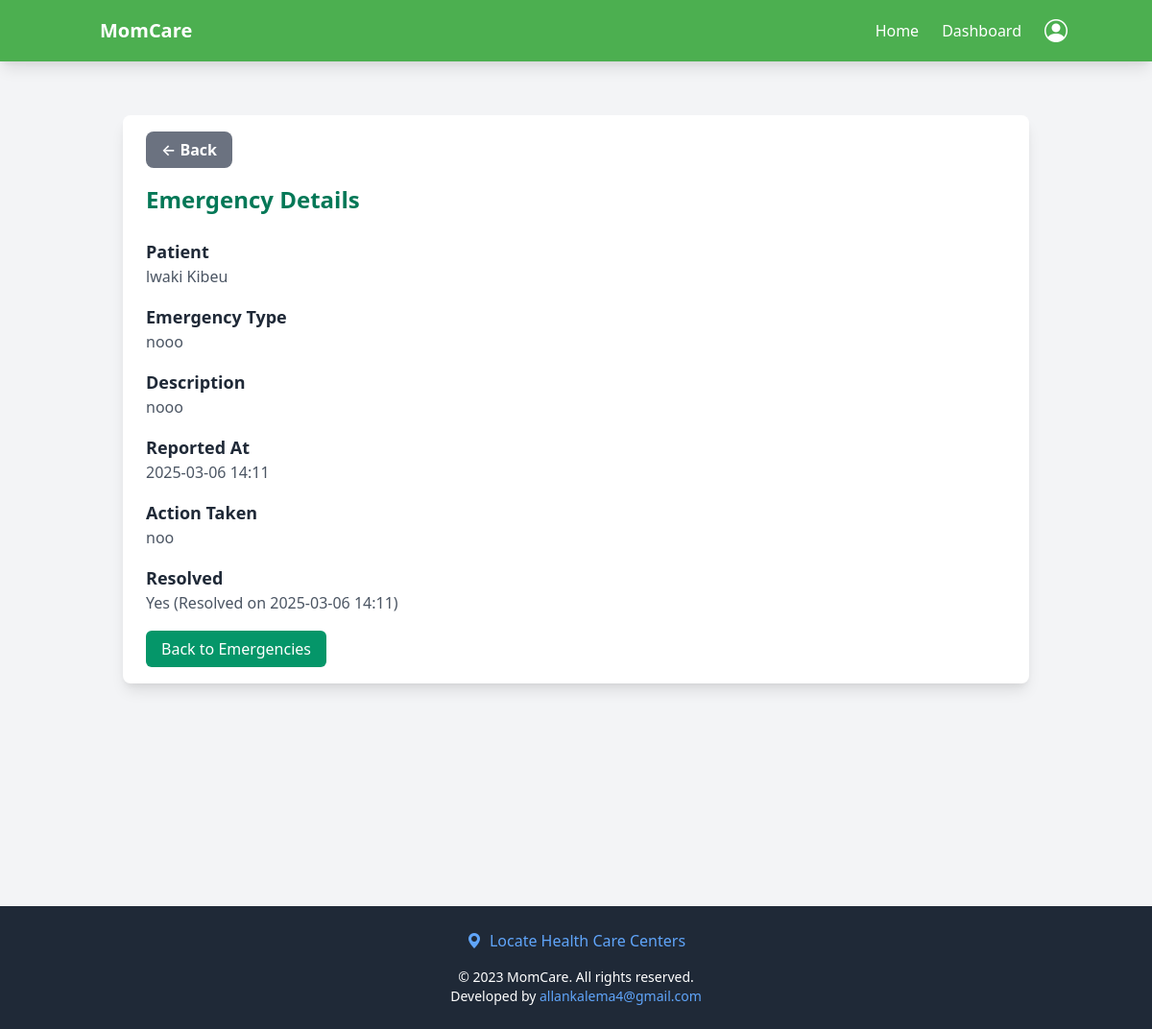
Screenshot of /antenental/emergencies/1/ (signed in) with the database file from the repository.
### antenental/models.py (models this page shows, shortened)
class Emergency(models.Model):
    antenatal_card = models.ForeignKey(
        AntenatalCard, on_delete=models.CASCADE, related_name='emergencies'
    )  # Links to the patient’s antenatal card
    reported_by = models.ForeignKey(
        User, on_delete=models.SET_NULL, null=True, related_name='reported_emergencies'
    )
    emergency_type = models.TextField(null=True, blank=True)  # Open text field for emergency type
    description = models.TextField(null=True, blank=True)  # Additional details about the emergency
    reported_at = models.DateTimeField(default=now)  # Time the emergency was reported
    action_taken = models.TextField(null=True, blank=True)  # What was done in response to the emergency
    resolved = models.BooleanField(default=False)  # Whether the emergency has been resolved
    resolved_at = models.DateTimeField(null=True, blank=True)  # When the emergency was resolved
    created_at = models.DateTimeField(auto_now_add=True)
    updated_at = models.DateTimeField(auto_now=True)

class AntenatalCard(models.Model):
    user = models.ForeignKey(User, on_delete=models.CASCADE, related_name='antenatal_patients')  # Links to the registered patient
    Doctor = models.ForeignKey(User, on_delete=models.CASCADE, related_name='antenatal_doctors', default=1)  # Links to the assigned doctor
    health_unit = models.CharField(max_length=255, blank=True, null=True )  # Health facility name
    reg_no = models.CharField(max_length=100, blank=True, null=True, unique=True)  # Unique registration number
    name = models.CharField(max_length=255)  # Patient's full name
    nin = models.CharField(max_length=20, null=True, blank=True)  # National ID Number
    phone_no = models.CharField(max_length=15, null=True)
    age = models.IntegerField(blank=True, null=True)
    village = models.CharField(max_length=255)
    parish = models.CharField(max_length=255)
    sub_county = models.CharField(max_length=255)
    district = models.CharField(max_length=255)
    occupation = models.CharField(max_length=255)
    religion = models.CharField(max_length=100, null=True, blank=True)
    education_level = models.CharField(max_length=100, null=True, blank=True)
    tribe = models.CharField(max_length=100, null=True, blank=True)
    marital_status = models.CharField(
        max_length=20, choices=[('Single', 'Single'), ('Married', 'Married')]
    )
    next_of_kin_name = models.CharField(max_length=255,blank=True, null=True)
    next_of_kin_phone = models.CharField(max_length=15, blank=True, null=True)
    next_of_kin_relationship = models.CharField(max_length=100, blank=True, null=True)
    next_of_kin_address = models.TextField(blank=True, null=True)
    gravida = models.IntegerField(blank=True, null=True)  # Number of pregnancies
    para = models.IntegerField(blank=True, null=True)  # Number of deliveries after 28 weeks
    abortions = models.IntegerField(blank=True, null=True)  # Number of pregnancy losses before 28 weeks
    presenting_complaints = models.TextField(null=True, blank=True)
    first_day_of_lnmp = models.DateField(blank=True, null=True)  # Last Normal Menstrual Period
    edd = models.DateField(blank=True, null=True)  # Estimated Due Date
    weeks_of_amenorrhea = models.IntegerField(blank=True, null=True)  # Number of weeks since last period
    complications_of_pregnancy = models.TextField(null=True, blank=True)
    hospitalization = models.BooleanField(default=False ,blank=True, null=True)
    hospitalization_reason = models.TextField(null=True, blank=True)
    Doctor = models.ForeignKey(User, on_delete=models.CASCADE)
    admitted = models.BooleanField(default=False)
    next_visit = models.DateTimeField(null=True, blank=True)  # Date and time of the next visit
    created_at = models.DateTimeField(auto_now_add=True)
    updated_at = models.DateTimeField(auto_now=True)

### accounts/models.py (models this page shows, shortened)
class User(AbstractBaseUser, PermissionsMixin):
    username = models.CharField(max_length=150, unique=True)
    first_name = models.CharField(max_length=150)
    last_name = models.CharField(max_length=150)
    email = models.EmailField(unique=True)
    date_of_birth = models.DateField(null=True, blank=True)
    nin = models.CharField(max_length=20, unique=True, null=True, blank=True)
    marital_status = models.CharField(
        max_length=20,
        choices=[('Single', 'Single'), ('Married', 'Married')],
        null=True, blank=True
    )
    contact = models.CharField(max_length=15, null=True, blank=True)
    health_insurance_details = models.TextField(null=True, blank=True)
    government_scheme_eligibility = models.TextField(null=True, blank=True)
    is_doctor = models.BooleanField(default=False)
    is_patient = models.BooleanField(default=False)
    is_hospital = models.BooleanField(default=False)
    is_active = models.BooleanField(default=True)
    is_staff = models.BooleanField(default=False)
    created_at = models.DateTimeField(default=timezone.now)
    updated_at = models.DateTimeField(auto_now=True)
    objects = CustomUserManager()
    USERNAME_FIELD = 'username'
    REQUIRED_FIELDS = ['first_name', 'last_name', 'email']
    def get_full_name(self):
        return f"{self.first_name} {self.last_name}".strip()

### antenental/views.py (the view)
# urls.py: path('emergencies/<int:emergency_id>/', views.emergency_detail, name='emergency_detail'),
@login_required
def emergency_detail(request, emergency_id):
    emergency = get_object_or_404(Emergency, id=emergency_id, antenatal_card__Doctor=request.user)
    return render(request, 'emergency/emergency_detail.html', {
        'emergency': emergency,
    })

### templates/emergency/emergency_detail.html
{% extends 'base.html' %}
{% load static %}
{% block content %}
<main class="min-h-screen p-6 bg-gray-100">
    <div class="container mx-auto">
        <div class="bg-white p-6 rounded-lg shadow-lg">
        <div class="mb-6">
            <a href="{% url 'doctor_dashboard' %}" class="bg-gray-500 text-white px-4 py-2 rounded-lg font-semibold hover:bg-gray-600 transition duration-300">
                &larr; Back
            </a>
        </div>
            <h2 class="text-2xl font-bold text-green-700 mb-6">Emergency Details</h2>
            <div class="space-y-4">
                <div>
                    <h3 class="text-lg font-semibold text-gray-800">Patient</h3>
                    <p class="text-gray-600">{{ emergency.antenatal_card.user.get_full_name }}</p>
                </div>
                <div>
                    <h3 class="text-lg font-semibold text-gray-800">Emergency Type</h3>
                    <p class="text-gray-600">{{ emergency.emergency_type }}</p>
                </div>
                <div>
                    <h3 class="text-lg font-semibold text-gray-800">Description</h3>
                    <p class="text-gray-600">{{ emergency.description }}</p>
                </div>
                <div>
                    <h3 class="text-lg font-semibold text-gray-800">Reported At</h3>
                    <p class="text-gray-600">{{ emergency.reported_at|date:"Y-m-d H:i" }}</p>
                </div>
                <div>
                    <h3 class="text-lg font-semibold text-gray-800">Action Taken</h3>
                    <p class="text-gray-600">{{ emergency.action_taken }}</p>
                </div>
                <div>
                    <h3 class="text-lg font-semibold text-gray-800">Resolved</h3>
                    <p class="text-gray-600">
                        {% if emergency.resolved %}
                            Yes (Resolved on {{ emergency.resolved_at|date:"Y-m-d H:i" }})
                        {% else %}
                            No
                        {% endif %}
                    </p>
                </div>
            </div>
            <div class="mt-6">
                <a href="{% url 'emergency_list' %}" class="bg-green-600 text-white px-4 py-2 rounded-md hover:bg-green-700">
                    Back to Emergencies
                </a>
            </div>
        </div>
    </div>
</main>
{% endblock %}

### rows the page displays
Emergency: antenatal_card.user.get_full_name "lwaki Kibeu", emergency_type "nooo", description "nooo", reported_at "2025-03-06 14:11", action_taken "noo", resolved_at "2025-03-06 14:11"
